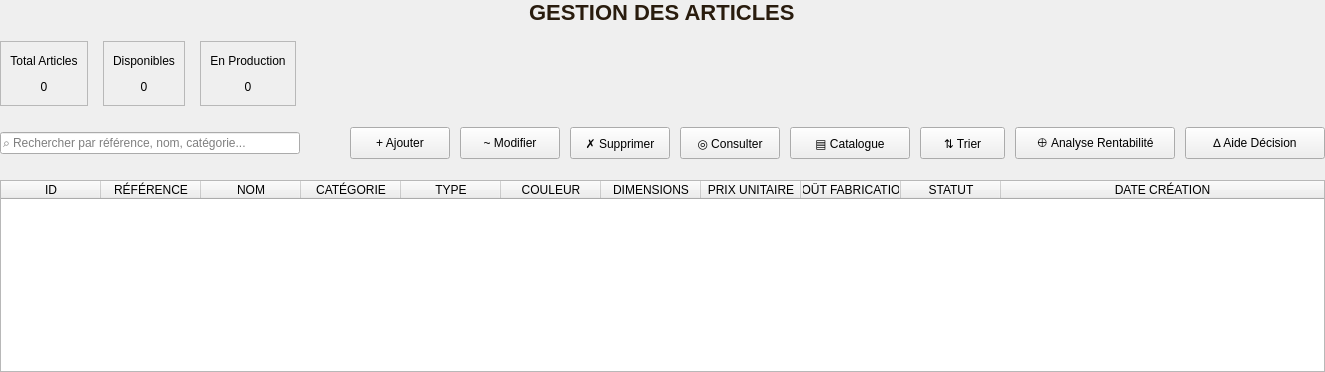
            <widget class="QWidget" name="articlesPage">
             <layout class="QVBoxLayout" name="verticalLayout_articles">
              <property name="spacing">
               <number>16</number>
              </property>
              <property name="leftMargin">
               <number>0</number>
              </property>
              <property name="topMargin">
               <number>0</number>
              </property>
              <property name="rightMargin">
               <number>0</number>
              </property>
              <property name="bottomMargin">
               <number>0</number>
              </property>
              <item alignment="Qt::AlignmentFlag::AlignHCenter">
               <widget class="QLabel" name="articlesTitle">
                <property name="styleSheet">
                 <string notr="true">color: #291C0E; font-family: 'Times New Roman', serif; font-size: 22px; font-weight: bold;</string>
                </property>
                <property name="text">
                 <string>GESTION DES ARTICLES</string>
                </property>
               </widget>
              </item>
              <item>
               <widget class="QWidget" name="statsContainerArticle" native="true">
                <property name="minimumSize">
                 <size>
                  <width>0</width>
                  <height>65</height>
                 </size>
                </property>
                <property name="maximumSize">
                 <size>
                  <width>16777215</width>
                  <height>65</height>
                 </size>
                </property>
                <layout class="QHBoxLayout" name="horizontalLayout_statsArticle">
                 <property name="spacing">
                  <number>15</number>
                 </property>
                 <property name="leftMargin">
                  <number>0</number>
                 </property>
                 <property name="topMargin">
                  <number>0</number>
                 </property>
                 <property name="rightMargin">
                  <number>0</number>
                 </property>
                 <property name="bottomMargin">
                  <number>0</number>
                 </property>
                 <item>
                  <widget class="QFrame" name="statsCardArticle1">
                   <property name="frameShape">
                    <enum>QFrame::Shape::StyledPanel</enum>
                   </property>
                   <layout class="QVBoxLayout" name="verticalLayout_statsArticle1">
                    <item>
                     <widget class="QLabel" name="statsLabelArticle1">
                      <property name="text">
                       <string>Total Articles</string>
                      </property>
                      <property name="alignment">
                       <set>Qt::AlignmentFlag::AlignCenter</set>
                      </property>
                     </widget>
                    </item>
                    <item>
                     <widget class="QLabel" name="statsValueArticle1">
                      <property name="text">
                       <string>0</string>
                      </property>
                      <property name="alignment">
                       <set>Qt::AlignmentFlag::AlignCenter</set>
                      </property>
                     </widget>
                    </item>
                   </layout>
                  </widget>
                 </item>
                 <item>
                  <widget class="QFrame" name="statsCardArticle2">
                   <property name="frameShape">
                    <enum>QFrame::Shape::StyledPanel</enum>
                   </property>
                   <layout class="QVBoxLayout" name="verticalLayout_statsArticle2">
                    <item>
                     <widget class="QLabel" name="statsLabelArticle2">
                      <property name="text">
                       <string>Disponibles</string>
                      </property>
                      <property name="alignment">
                       <set>Qt::AlignmentFlag::AlignCenter</set>
                      </property>
                     </widget>
                    </item>
                    <item>
                     <widget class="QLabel" name="statsValueArticle2">
                      <property name="text">
                       <string>0</string>
                      </property>
                      <property name="alignment">
                       <set>Qt::AlignmentFlag::AlignCenter</set>
                      </property>
                     </widget>
                    </item>
                   </layout>
                  </widget>
                 </item>
                 <item>
                  <widget class="QFrame" name="statsCardArticle3">
                   <property name="frameShape">
                    <enum>QFrame::Shape::StyledPanel</enum>
                   </property>
                   <layout class="QVBoxLayout" name="verticalLayout_statsArticle3">
                    <item>
                     <widget class="QLabel" name="statsLabelArticle3">
                      <property name="text">
                       <string>En Production</string>
                      </property>
                      <property name="alignment">
                       <set>Qt::AlignmentFlag::AlignCenter</set>
                      </property>
                     </widget>
                    </item>
                    <item>
                     <widget class="QLabel" name="statsValueArticle3">
                      <property name="text">
                       <string>0</string>
                      </property>
                      <property name="alignment">
                       <set>Qt::AlignmentFlag::AlignCenter</set>
                      </property>
                     </widget>
                    </item>
                   </layout>
                  </widget>
                 </item>
                 <item>
                  <spacer name="horizontalSpacer_statsArticle">
                   <property name="orientation">
                    <enum>Qt::Orientation::Horizontal</enum>
                   </property>
                   <property name="sizeHint" stdset="0">
                    <size>
                     <width>40</width>
                     <height>20</height>
                    </size>
                   </property>
                  </spacer>
                 </item>
                </layout>
               </widget>
              </item>
              <item>
               <widget class="QWidget" name="articlesToolbar" native="true">
                <property name="minimumSize">
                 <size>
                  <width>0</width>
                  <height>42</height>
                 </size>
                </property>
                <property name="maximumSize">
                 <size>
                  <width>16777215</width>
                  <height>42</height>
                 </size>
                </property>
                <layout class="QHBoxLayout" name="horizontalLayout_articles">
                 <property name="spacing">
                  <number>10</number>
                 </property>
                 <property name="leftMargin">
                  <number>0</number>
                 </property>
                 <property name="topMargin">
                  <number>0</number>
                 </property>
                 <property name="rightMargin">
                  <number>0</number>
                 </property>
                 <property name="bottomMargin">
                  <number>0</number>
                 </property>
                 <item>
                  <widget class="QLineEdit" name="searchBoxArticle">
                   <property name="minimumSize">
                    <size>
                     <width>300</width>
                     <height>0</height>
                    </size>
                   </property>
                   <property name="placeholderText">
                    <string>⌕ Rechercher par référence, nom, catégorie...</string>
                   </property>
                  </widget>
                 </item>
                 <item>
                  <spacer name="horizontalSpacer_articles">
                   <property name="orientation">
                    <enum>Qt::Orientation::Horizontal</enum>
                   </property>
                   <property name="sizeHint" stdset="0">
                    <size>
                     <width>40</width>
                     <height>20</height>
                    </size>
                   </property>
                  </spacer>
                 </item>
                 <item>
                  <widget class="QPushButton" name="btnAddArticle">
                   <property name="minimumSize">
                    <size>
                     <width>100</width>
                     <height>32</height>
                    </size>
                   </property>
                   <property name="text">
                    <string>+ Ajouter</string>
                   </property>
                  </widget>
                 </item>
                 <item>
                  <widget class="QPushButton" name="btnEditArticle">
                   <property name="minimumSize">
                    <size>
                     <width>100</width>
                     <height>32</height>
                    </size>
                   </property>
                   <property name="text">
                    <string>~ Modifier</string>
                   </property>
                  </widget>
                 </item>
                 <item>
                  <widget class="QPushButton" name="btnDeleteArticle">
                   <property name="minimumSize">
                    <size>
                     <width>100</width>
                     <height>32</height>
                    </size>
                   </property>
                   <property name="text">
                    <string>✗ Supprimer</string>
                   </property>
                  </widget>
                 </item>
                 <item>
                  <widget class="QPushButton" name="btnViewArticle">
                   <property name="minimumSize">
                    <size>
                     <width>100</width>
                     <height>32</height>
                    </size>
                   </property>
                   <property name="text">
                    <string>◎ Consulter</string>
                   </property>
                  </widget>
                 </item>
                 <item>
                  <widget class="QPushButton" name="btnExportPdfArticle">
                   <property name="minimumSize">
                    <size>
                     <width>120</width>
                     <height>32</height>
                    </size>
                   </property>
                   <property name="text">
                    <string>▤ Catalogue</string>
                   </property>
                  </widget>
                 </item>
                 <item>
                  <widget class="QPushButton" name="btnTriArticle">
                   <property name="minimumSize">
                    <size>
                     <width>85</width>
                     <height>32</height>
                    </size>
                   </property>
                   <property name="text">
                    <string>⇅ Trier</string>
                   </property>
                  </widget>
                 </item>
                 <item>
                  <widget class="QPushButton" name="btnAnalyseRentabilite">
                   <property name="minimumSize">
                    <size>
                     <width>160</width>
                     <height>32</height>
                    </size>
                   </property>
                   <property name="text">
                    <string>⊕ Analyse Rentabilité</string>
                   </property>
                  </widget>
                 </item>
                 <item>
                  <widget class="QPushButton" name="btnAideDecision">
                   <property name="minimumSize">
                    <size>
                     <width>140</width>
                     <height>32</height>
                    </size>
                   </property>
                   <property name="text">
                    <string>∆ Aide Décision</string>
                   </property>
                  </widget>
                 </item>
                </layout>
               </widget>
              </item>
              <item>
               <widget class="QTableWidget" name="articleTable">
                <property name="enabled">
                 <bool>true</bool>
                </property>
                <property name="editTriggers">
                 <set>QAbstractItemView::EditTrigger::NoEditTriggers</set>
                </property>
                <property name="alternatingRowColors">
                 <bool>true</bool>
                </property>
                <property name="selectionBehavior">
                 <enum>QAbstractItemView::SelectionBehavior::SelectRows</enum>
                </property>
                <property name="showGrid">
                 <bool>true</bool>
                </property>
                <property name="sortingEnabled">
                 <bool>true</bool>
                </property>
                <attribute name="horizontalHeaderStretchLastSection">
                 <bool>true</bool>
                </attribute>
                <column>
                 <property name="text">
                  <string>ID</string>
                 </property>
                </column>
                <column>
                 <property name="text">
                  <string>RÉFÉRENCE</string>
                 </property>
                </column>
                <column>
                 <property name="text">
                  <string>NOM</string>
                 </property>
                </column>
                <column>
                 <property name="text">
                  <string>CATÉGORIE</string>
                 </property>
                </column>
                <column>
                 <property name="text">
                  <string>TYPE</string>
                 </property>
                </column>
                <column>
                 <property name="text">
                  <string>COULEUR</string>
                 </property>
                </column>
                <column>
                 <property name="text">
                  <string>DIMENSIONS</string>
                 </property>
                </column>
                <column>
                 <property name="text">
                  <string>PRIX UNITAIRE</string>
                 </property>
                </column>
                <column>
                 <property name="text">
                  <string>COÛT FABRICATION</string>
                 </property>
                </column>
                <column>
                 <property name="text">
                  <string>STATUT</string>
                 </property>
                </column>
                <column>
                 <property name="text">
                  <string>DATE CRÉATION</string>
                 </property>
                </column>
               </widget>
              </item>
             </layout>
            </widget>
